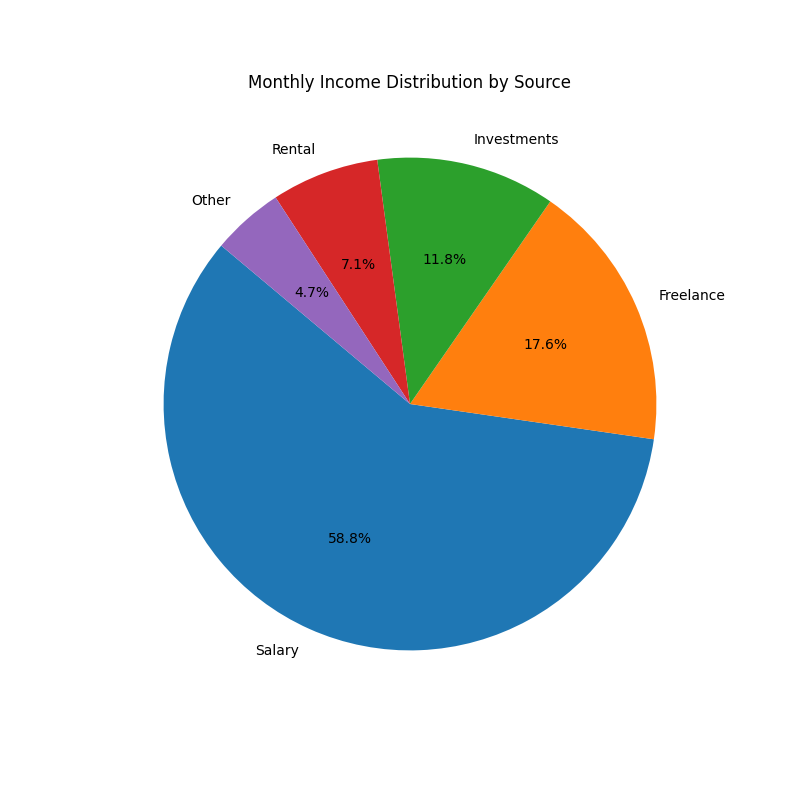

The Python source for this figure:
#Q1. Create a pie chart to visualize the distribution of your monthly income by source. 
#    You have collected data on the various sources of your income, such as salary, freelance work, investments, and rental income. Share your conclusion/analysis.
#    Input: income_sources = ['Salary', 'Freelance', 'Investments', 'Rental', 'Other'] 
#    monthly_income = [5000, 1500, 1000, 600, 400]

import matplotlib.pyplot as plt

# Data for the pie chart
income_sources = ['Salary', 'Freelance', 'Investments', 'Rental', 'Other']
monthly_income = [5000, 1500, 1000, 600, 400]

# Create a pie chart
plt.figure(figsize=(8, 8))  # Set the figure size
plt.pie(monthly_income, labels=income_sources, autopct='%1.1f%%', startangle=140)
# autopct='%1.1f%%' displays the percentage on the pie chart
# startangle=140 starts the pie chart at a specific angle

plt.title('Monthly Income Distribution by Source')  # Title of the pie chart
plt.show()  # Display the pie chart
